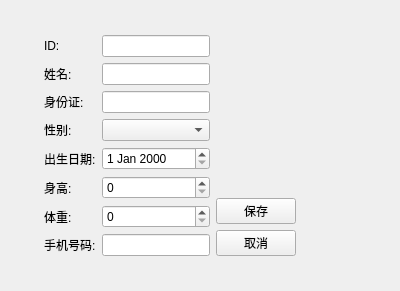
<?xml version="1.0" encoding="UTF-8"?>
<ui version="4.0">
 <class>PatientEditView</class>
 <widget class="QWidget" name="PatientEditView">
  <property name="geometry">
   <rect>
    <x>0</x>
    <y>0</y>
    <width>400</width>
    <height>291</height>
   </rect>
  </property>
  <property name="windowTitle">
   <string>编辑患者信息</string>
  </property>
  <layout class="QVBoxLayout" name="verticalLayout_2">
   <item>
    <spacer name="verticalSpacer_2">
     <property name="orientation">
      <enum>Qt::Orientation::Vertical</enum>
     </property>
     <property name="sizeHint" stdset="0">
      <size>
       <width>20</width>
       <height>0</height>
      </size>
     </property>
    </spacer>
   </item>
   <item>
    <layout class="QHBoxLayout" name="horizontalLayout_2">
     <item>
      <spacer name="horizontalSpacer">
       <property name="orientation">
        <enum>Qt::Orientation::Horizontal</enum>
       </property>
       <property name="sizeType">
        <enum>QSizePolicy::Policy::Fixed</enum>
       </property>
       <property name="sizeHint" stdset="0">
        <size>
         <width>33</width>
         <height>20</height>
        </size>
       </property>
      </spacer>
     </item>
     <item>
      <layout class="QHBoxLayout" name="horizontalLayout">
       <item>
        <layout class="QGridLayout" name="gridLayout">
         <item row="5" column="1">
          <widget class="QSpinBox" name="spinBox"/>
         </item>
         <item row="1" column="0">
          <widget class="QLabel" name="label_2">
           <property name="text">
            <string>姓名:</string>
           </property>
          </widget>
         </item>
         <item row="7" column="0">
          <widget class="QLabel" name="label_6">
           <property name="text">
            <string>手机号码:</string>
           </property>
          </widget>
         </item>
         <item row="2" column="1">
          <widget class="QLineEdit" name="lineEdit_3"/>
         </item>
         <item row="7" column="1">
          <widget class="QLineEdit" name="lineEdit_4"/>
         </item>
         <item row="6" column="1">
          <widget class="QSpinBox" name="spinBox_2"/>
         </item>
         <item row="0" column="0">
          <widget class="QLabel" name="label">
           <property name="text">
            <string>ID:</string>
           </property>
          </widget>
         </item>
         <item row="4" column="1">
          <widget class="QDateEdit" name="dateEdit"/>
         </item>
         <item row="6" column="0">
          <widget class="QLabel" name="label_5">
           <property name="text">
            <string>体重:</string>
           </property>
          </widget>
         </item>
         <item row="0" column="1">
          <widget class="QLineEdit" name="lineEdit"/>
         </item>
         <item row="3" column="0">
          <widget class="QLabel" name="label_4">
           <property name="text">
            <string>性别:</string>
           </property>
          </widget>
         </item>
         <item row="1" column="1">
          <widget class="QLineEdit" name="lineEdit_2"/>
         </item>
         <item row="2" column="0">
          <widget class="QLabel" name="label_3">
           <property name="text">
            <string>身份证:</string>
           </property>
          </widget>
         </item>
         <item row="3" column="1">
          <widget class="QComboBox" name="comboBox"/>
         </item>
         <item row="5" column="0">
          <widget class="QLabel" name="label_8">
           <property name="text">
            <string>身高:</string>
           </property>
          </widget>
         </item>
         <item row="4" column="0">
          <widget class="QLabel" name="label_7">
           <property name="text">
            <string>出生日期:</string>
           </property>
          </widget>
         </item>
        </layout>
       </item>
       <item>
        <layout class="QVBoxLayout" name="verticalLayout">
         <item>
          <spacer name="verticalSpacer">
           <property name="orientation">
            <enum>Qt::Orientation::Vertical</enum>
           </property>
           <property name="sizeHint" stdset="0">
            <size>
             <width>20</width>
             <height>40</height>
            </size>
           </property>
          </spacer>
         </item>
         <item>
          <widget class="QPushButton" name="btSave">
           <property name="text">
            <string>保存</string>
           </property>
          </widget>
         </item>
         <item>
          <widget class="QPushButton" name="btCancel">
           <property name="text">
            <string>取消</string>
           </property>
          </widget>
         </item>
        </layout>
       </item>
      </layout>
     </item>
     <item>
      <spacer name="horizontalSpacer_2">
       <property name="orientation">
        <enum>Qt::Orientation::Horizontal</enum>
       </property>
       <property name="sizeHint" stdset="0">
        <size>
         <width>40</width>
         <height>20</height>
        </size>
       </property>
      </spacer>
     </item>
    </layout>
   </item>
   <item>
    <spacer name="verticalSpacer_3">
     <property name="orientation">
      <enum>Qt::Orientation::Vertical</enum>
     </property>
     <property name="sizeHint" stdset="0">
      <size>
       <width>20</width>
       <height>0</height>
      </size>
     </property>
    </spacer>
   </item>
  </layout>
 </widget>
 <resources/>
 <connections/>
</ui>
